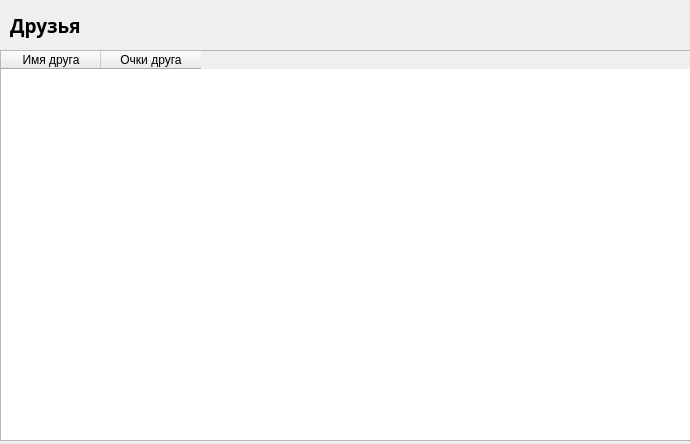
<?xml version="1.0" encoding="UTF-8"?>
<ui version="4.0">
 <class>Form</class>
 <widget class="QWidget" name="Form">
  <property name="geometry">
   <rect>
    <x>0</x>
    <y>0</y>
    <width>690</width>
    <height>444</height>
   </rect>
  </property>
  <property name="windowTitle">
   <string>Form</string>
  </property>
  <property name="styleSheet">
   <string notr="true">background: qlineargradient(
    x1: 0, y1: 0, x2: 1, y2: 1, 
    stop: 0 #A8D8FF, stop: 1 #F0E1FF
);
font-family: &quot;Noto Sans&quot;;</string>
  </property>
  <widget class="QLabel" name="title">
   <property name="geometry">
    <rect>
     <x>10</x>
     <y>10</y>
     <width>211</width>
     <height>31</height>
    </rect>
   </property>
   <property name="font">
    <font>
     <family>Noto Sans</family>
     <pointsize>14</pointsize>
     <bold>true</bold>
    </font>
   </property>
   <property name="styleSheet">
    <string notr="true">color: #000000;</string>
   </property>
   <property name="text">
    <string>Друзья</string>
   </property>
  </widget>
  <widget class="QTableWidget" name="tableWidget">
   <property name="geometry">
    <rect>
     <x>0</x>
     <y>50</y>
     <width>691</width>
     <height>391</height>
    </rect>
   </property>
   <property name="styleSheet">
    <string notr="true">    font-family: &quot;Noto Sans&quot;, sans-serif;  /* Шрифт Noto Sans */
    color: black;                          /* Черный цвет текста */
    border: none;                          /* Убираем границу таблицы */



    text-align: center;                    /* Выравнивание текста по центру */


QHeaderView::section {
    text-align: center;                    /* Выравнивание заголовков по центру */
}

QTableWidget::horizontalHeader {
    section: header;
    font-weight: bold;                     /* Заголовки выделены жирным */
    height: 30px;                          /* Высота заголовка */
}

QTableWidget::verticalHeader {
    font-weight: normal;                   /* Без жирного шрифта для вертикальных заголовков */
}

QTableWidget::item:selected {
    background-color: #d3d3d3;             /* Цвет фона для выделенных ячеек */
}

QTableWidget::item:hover {
    background-color: #f5f5f5;             /* Цвет фона при наведении */
}

QHeaderView {
    resizeMode: Interactive;               /* Сделать заголовки колонок изменяемыми по ширине */
}

column {
    width: 150px;                          /* Ширина колонок одинаковая */
}
</string>
   </property>
   <column>
    <property name="text">
     <string>Имя друга</string>
    </property>
   </column>
   <column>
    <property name="text">
     <string>Очки друга</string>
    </property>
   </column>
  </widget>
 </widget>
 <resources/>
 <connections/>
</ui>
